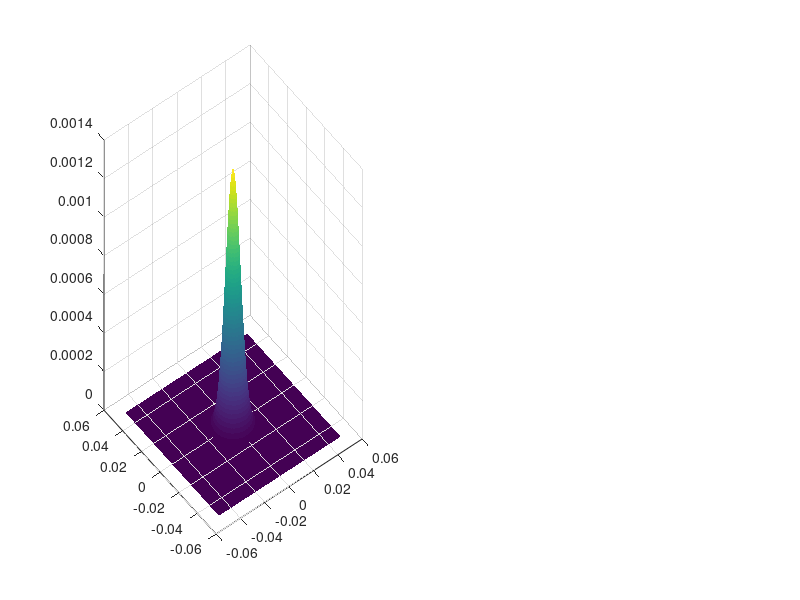

This chart was generated by the following MATLAB code: (Note: this script raises an error after producing the figure.)
clc; clear all;

%%

% --- SETUP --- %

% Constants
c = 3*10^8; % speed of light, [m/s]
eps0 = (1/(36*pi))*10^(-9); % vacuum permittivity, [F/m]

% Adjustable parameters
L = 1; % length of cavity, [m]
D1 = 0.0254; % diameter of mirror 1, [m]
D2 = D1; % diameter of mirror 2, [m]
Rc1 = 2; % radius of curvature for mirror 1, [m]
Rc2 = Rc1; % radius of curvature for mirror 2, [m]
N = 3000; % number of mesh points along each dim of mesh grid
lambda = 780e-9; % laser wavelength, [m]
W = 5e-2; % domain half width, [m]
CFL = 0.0625;

% Grid
x = linspace(-W,W,N);
y = x;
dx = x(2) - x(1);
dy = dx;
%dz = CFL*4*k0*dx^2; % CFL-like condition, [m]
dz = L/2; % make each step a trip across the cavity, [m]
[X,Y] = meshgrid(x,y); % space domain

% Derived parameters
k0 = 2*pi/lambda; % freespace wavenumber, [m^-1]
D = 1i/(2*k0); % diffraction operator
cmask1 = (X.^2 + Y.^2 <= (D1/2)^2); % clipping mask mirror 1 (RHS)
cmask2 = (X.^2 + Y.^2 <= (D2/2)^2); % clipping mask mirror 2 (LHS)

% Set up mirror physical parameters for plotting
r1 = D1/2; % radius of mirror 1
r2 = D2/2; % radius of mirror 2
theta = linspace(0,2*pi,400);
x_circ1 = r1*cos(theta);
y_circ1 = r1*sin(theta);
x_circ2 = r2*cos(theta);
y_circ2 = r2*sin(theta);

% Input beam
w0 = 0.01; % input beam waist, [m]
E0 = exp(-(X.^2+Y.^2)/w0.^2); % input wave
E = E0;
I0 = 0.5*eps0*c*abs(E0).^2; % initial intensity

% Stability
g1 = 1 - L/Rc1; % stability parameter 1
g2 = 1 - L/Rc2; % stability paramter 2
g = g1*g2; % stability product, 0 < g < 1 for a stable cavity

% Set up frequency space
kx = (2*pi/(N*dx)) * (-N/2 : N/2-1);   % range from -pi/dx to +pi/dx
ky = kx;  % symmetric, since dx = dy
[KX, KY] = meshgrid(kx, ky);

% Free space transfer function of propagation 
H = exp(1i/(2*k0)*dz*(KX.^2+KY.^2));

% Mirror phase screen
rmask1 = exp(1i*k0*(X.^2+Y.^2)/(Rc1)); % reflection mask mirror 1 (RHS)
rmask2 = exp(1i*k0*(X.^2+Y.^2)/(Rc2)); % reflection mask mirror 2 (LHS)
%rmask1 = exp(1i*k0*(X.^2+Y.^2)/(2*Rc1));
%rmask2 = exp(1i*k0*(X.^2+Y.^2)/(2*Rc2));

% Analytical solution calculation
% zr = pi*w0^2 / lambda; % Rayleigh range
% wz = w0*sqrt(1+(Z_traveled(step)/zr).^2);
% Eana = w0./wz.*exp(-(X.^2+Y.^2)/wz.^2);
% Iana = abs(Eana).^2; % analytical solution at this point

%%
% --- SIMULATION --- %

fig = figure; 
subplot(1,2,1)
s=surf(X, Y, I0, 'LineStyle','none', 'DisplayName', '_nolegend_');
set(get(get(s,'Annotation'),'LegendInformation'), 'IconDisplayStyle','off');
hold on;
plot3(x_circ1, y_circ1, zeros(size(x_circ1)), 'r-', 'LineWidth', 2);
hold off;
title('Initial Laser Mode at z = 0 m, Intra-Cavity Position = 0.5')
zlabel('Intensity')
xlabel('X [m]')
ylabel('Y [m]')

save_interval = 1; % save frequency

% --------------------------------------------------------------------- %

% Beam enters cavity at +L/2 (RHS)
E = E.*rmask1; % immediately start focusing
% Propagation from +L/2 (RHS) to -L/2 (LHS)

step = 0; % initialize step 
Z_traveled = []; % initialize prop distance array
Z_position = []; % initialize intra-cavity position array

num_steps = round(L/dz); % number of steps needed for one trip across the cavity

for n = 1:num_steps 
    
    % propogation
    step = step + 1;
    Z_traveled(step) = step*dz; % total distance propagated so far
    Z_position(step) = L/2 - dz; % current position within the cavity
    FE = fft2(E); % transform beam to frequency domain
    FE = FE.*fftshift(H); % propagate beam in frequency domain 
    E = ifft2(FE); % transform back to space domain 
    
    % save snapshots
    if mod(step, save_interval) == 0
        step_label = sprintf('step_%d', step);
        Es.(step_label) = E; % save intermediate field
    end

end

I = 0.5*eps0*c*abs(E).^2;
subplot(1,2,2)
s=surf(X, Y, I, 'LineStyle','none');
set(get(get(s,'Annotation'),'LegendInformation'), 'IconDisplayStyle','off');
hold on;
plot3(x_circ2, y_circ2, zeros(size(x_circ2)), 'r-', 'LineWidth', 2, 'DisplayName', 'Mirror 2');
hold off;
title({
    sprintf('Laser Mode at Z = %.1f m', Z_traveled(step)), ...
    sprintf('Intra-Cavity Position = %.1f', Z_position(step)), ...
    'Before Mirror Clippage'
})
zlabel('Intensity')
xlabel('X [m]')
ylabel('Y [m]')

% Beam interacts with mirror 2 (LHS) mirror at -L/2
%E = E.*cmask2.*rmask2;
%E = E.*cmask1; 

fig = figure; % new figure
I = 0.5*eps0*c*abs(E).^2;
subplot(1,2,1)
surf(X, Y, I, 'LineStyle','none');
hold on;
plot3(x_circ2, y_circ2, zeros(size(x_circ2)), 'r-', 'LineWidth', 2, 'DisplayName', 'Mirror 2');
hold off;
title({
    sprintf('Laser Mode at Z = %.1f m', Z_traveled(step)), ...
    sprintf('Intra-Cavity Position = %.1f', Z_position(step))...
    'After Mirror Clippage'
})
zlabel('Intensity')
xlabel('X [m]')
ylabel('Y [m]')

% --------------------------------------------------------------------- %

% Propagation from -L/2 back to +L/2

for n = 1:num_steps 
    
    % propogation
    step = step + 1;
    Z_traveled(step) = step*dz; % total distance propagated so far
    Z_position(step) = -L/2 + dz; % current position within the cavity
    FE = fft2(E); % transform beam to frequency domain
    FE = FE.*fftshift(H); % propagate beam in frequency domain 
    E = ifft2(FE); % transform back to space domain 
    
    % save snapshots
    if mod(step, save_interval) == 0
        step_label = sprintf('step_%d', step);
        Es.(step_label) = E; % save intermediate field
    end

end

% Beam interacts with mirror 1 (RHS) mirror at +L/2
%E = E.*cmask1.*rmask1;
%E = E.*cmask1; 

I = 0.5*eps0*c*abs(E).^2;
subplot(1,2,2)
surf(X, Y, I, 'LineStyle','none');
hold on;
plot3(x_circ2, y_circ2, zeros(size(x_circ2)), 'r-', 'LineWidth', 2, 'DisplayName', 'Mirror 2');
hold off;
title({
    sprintf('Laser Mode at Z = %.1f m', Z_traveled(step)), ...
    sprintf('Intra-Cavity Position = %.1f', Z_position(step))
})
zlabel('Intensity')
xlabel('X [m]')
ylabel('Y [m]')


%% Post-processing

% Calculations

I = 0.5*eps0*c*abs(E0).^2; % intensity, [W/m^2]

% Graphing

figure(3);
surf(X, Y, I, 'LineStyle','none');
title('Laser Mode')
zlabel('Intensity')
xlabel('X [m]')
ylabel('Y [m]')

%% Example, Poon and Kim

%Simulation of Gaussian Beam Focused by a Lens Using BPM 
%Paramters suggested for simulation : 
% Ld (light wavelength) =0.633, wo (waist)=10, 
% dz(sample distance along z)=800, Z(total final distance away from lens) =40000, 
% f(focal length)= 16000

%Gaussian Beam 
N=255; % sampling number 
L=50*10^(-3); %Display area 
%Ld=input('wavelength of light in [micrometers] = ?'); 
Ld = 0.633;
Ld=Ld*10^(-6); 
ko=(2*pi)/Ld; 
%wo=input('Waist of Gaussian Beam in [mm] = ?'); 
wo = 10;
wo=wo*10^(-3); 
%dz=input('step size of z (dz) in [mm] = ?'); 
dz =800;
dz=dz*10^(-3); 
%Z=input('destination of z in [mm] = ? '); 
Z=40000;
%Z=Z*10^(-3); %Focal length of Lens 
%f=input('Focal length of lens in [mm]= ?'); 
f= 16000;
f=f*10^(-3);

% dx : step size 
dx=L/N; 
for n= 1:256 
    for m=1:256 %Space axis 
        x(m)=(m-1)*dx-L/2; 
        y(n)=(n-1)*dx-L/2; 
        %Frequency axis 
        Kx(m)=(2*pi*(m-1))/(N*dx)-((2*pi*(N-1))/(N*dx))/2; 
        Ky(n)=(2*pi*(n-1))/(N*dx)-((2*pi*(N-1))/(N*dx))/2; 
    end 
end

[X,Y]=meshgrid(x,y); 
[KX, KY]=meshgrid(Kx,Ky); 

%Gaussian Beam in space domain 
Gau_ini=(1/(wo*pi^0.5))*exp(-(X.^2+Y.^2)./(wo^2));

%Energy of the initial Gaussian beam
Energy_ini=dx*dx*sum(sum(abs(Gau_ini).^2))

%Lens Equation 
L=exp(1i*ko/(2*f)*(X^2+Y^2)); 

%Gaussian Beam passed through the lens 
Gau_ini=Gau_ini.*L; % multiplicative phase operator in real space, step 1

%Free space transfer function of propagation 
H=exp(1i/(2*ko)*dz*(KX.^2+KY.^2));

%Iterative Loop 
Gau=Gau_ini; 
step=0; 
for z=0:dz:Z 
    step=step+1; 
    Zp(step)=z+dz; 
    % Propagation in frequency domain, step 2
    %Gaussian Beam in Frequency domain 
    FGau=fft2(Gau); 
    %Propagated Gaussian beam in Frequency domain 
    FGau=FGau.*fftshift(H); 
    %Propagated Gaussian beam in space domain 
    Gau=ifft2(FGau); 
    %Step propagation through medium 
    Gau_pro(:,step)=Gau(:,127); 
end

%Energy of the final propagated Gaussian beam, 
%to check conservation of energy 
Energy_pro=dx*dx*sum(sum(abs(Gau).^2))

%axis in mm scale 
x=x*10^3; 
y=y*10^3; 
Zp=Zp*10^3; 
MAXl=max(max(abs(Gau_ini))); 
MAX2=max(max(abs(Gau))); 
MAX=max([MAXl MAX2]);

figure(1); 
mesh(x,y,abs(Gau_ini)) 
title('Initial Gaussian Beam') 
xlabel('x [mm]') 
ylabel('y [mm]') 
axis([min(x) max(x) min(y) max(y) 0 MAX]) 
axis square

figure(2); 
mesh(x,y,abs(Gau)) 
title('Propagated Gaussian Beam at Z') 
xlabel('x [mm]') 
ylabel('y [mm]') 
axis([min(x) max(x) min(y) max(y) 0 MAX]) 
axis square

figure(3); 
for l=1:step
plot3(x',Zp(l)*ones(size(x')),abs(Gau_pro(:,l))) 
hold on 
end 
axis([min(x) max(x) min(Zp) max(Zp)]) 
grid on 
title('Beam profile along z') 
xlabel('x [mm]') 
ylabel('z [mm]') 
hold off

figure(4); 
A=max(abs(Gau_pro));  
N_Gau_pro=abs(Gau_pro) ./ A; 
contour(Zp,x,N_Gau_pro, [ exp(-1) exp(-1)], 'k') 
grid on 
title('Beam waist along z') 
xlabel('z [mm]') 
ylabel('x [mm]')